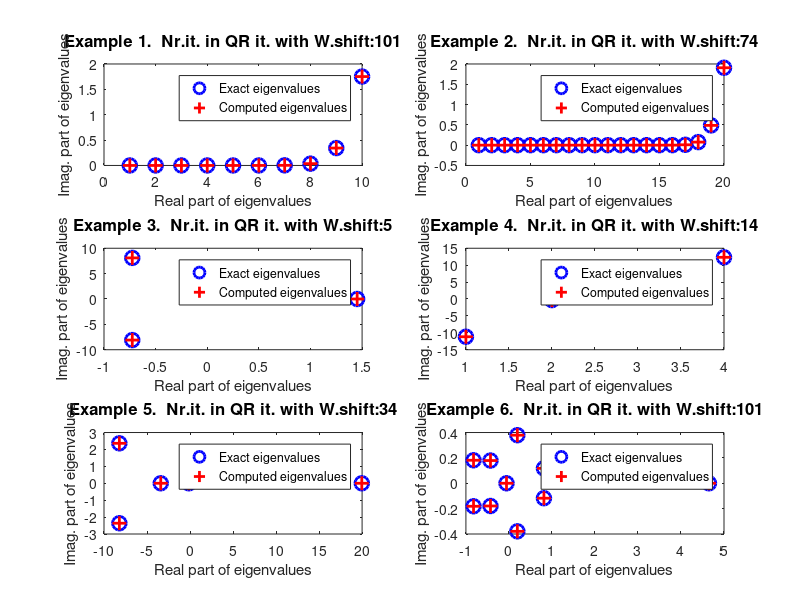

Write MATLAB code to recreate this figure.
% ----------------------------------------
%              Method of QR iteration with Wilkinson shift
% ----------------------------------------
clc
%clear all
%close all
eps = 1e-09;
fig = figure;
N=10;
for i = 1:6
  if(i==1)
    n=N;
    A=hilb(N);
  elseif (i==2)
    n=20;
    A=hilb(20);
  elseif (i ==3)
    % Largest eigenvalue is complex
    n =3;
    A =[0 -5 2; 6 0 -12; 1 3 0];
  elseif (i==4)
    % Matrix has four real eigenvalues
    n =4;
    A=[3,7,8,9;5,-7,4,-7;1,-1,1,-1;9,3,2,5];
  elseif (i==5)
    n =5;
    %
    A=[3,7,8,9,12;5,-7,4,-7,8;1,1,-1,1,-1;4,3,2,1,7;9,3,2,5,4];
  elseif (i==6)
    n=N;
    A= rand(N,N);
  end
  
  lambda0 = inf(n,1);
  count = 1;
  iter = 1;
  
  % Wilkinson shift
  eig_w = eig([A(n-1,n-1),A(n-1,n); A(n,n-1),A(n,n)]);
  
  abs_eig1 = abs(A(n,n) - eig_w(1));
  abs_eig2 = abs(A(n,n) - eig_w(2));
  
  if abs_eig1 < abs_eig2
    sigma =  eig_w(1);
  else
    sigma =  eig_w(2);
  end
  
  % get exact eigenvalues in sorted order
  exact_lambda = sort(eig(A));
  %********************************************************
  %% Method of QR iteration with shift
  
  for k = 1:100
    
    A = A - sigma*eye(n);
    
    [Q,R] = qr(A);
    % end
    
    A = R*Q + sigma*eye(n);
    
    % compute Wilkinson shift
    
    eig_w = eig([A(n-1,n-1),A(n-1,n); A(n,n-1),A(n,n)]);
    
    abs_eig1 = abs(A(n,n) - eig_w(1));
    abs_eig2 = abs(A(n,n) - eig_w(2));
    
    if abs_eig1 < abs_eig2
      sigma =  eig_w(1);
    else
      sigma =  eig_w(2);
    end
    
    % %%%%%%%%% Find eigenvalues from Real Schur block
    j =2; count =1;
    eigs = zeros(1,n);
    while (j <=n)
      %real eigenvalues
      if(abs(A(j,j-1)) < 1e-7)
        eigs(j-1) =A(j -1,j -1);
        count= j -1;
      else
        % Complex  eigenvalues
        eigs(j-1:j) = eig(A(j -1:j,j -1:j));
        count = j;
        j = j + 1;
      end
      j = j + 1;
    end
    if(count < length(eigs))
      eigs(n)=A(n,n);
    end
    %*******************************
    
    computed_lambda = sort(eigs)';
    
    if(norm(abs(computed_lambda - lambda0 ))<eps)
      break ;
    end
    lambda0 = computed_lambda;
    iter = iter + 1;
  end
  
  %***************************************
  str = ['Comp. eig.:' num2str(computed_lambda')];
  str = [str, ', Ex. eig.:' num2str(exact_lambda',2)];
  str_xlabel = ['Example ',num2str(i), '.  Nr.it. in QR it. with W.shift:', num2str(iter)];
  
  subplot (3,2,i)
  
  plot (exact_lambda,'o b','LineWidth',2,'Markersize',10)
  hold on
  plot (computed_lambda,'+ r','LineWidth',2, 'Markersize',10)
  
  % xlabel(str, 'fontsize',10)
  
  xlabel('Real part of eigenvalues');
  ylabel('Imag. part of eigenvalues');
  
  exact_lambda
  computed_lambda
  legend('Exact eigenvalues', 'Computed eigenvalues')
  
  title(str_xlabel,'fontsize',12)
  
end
